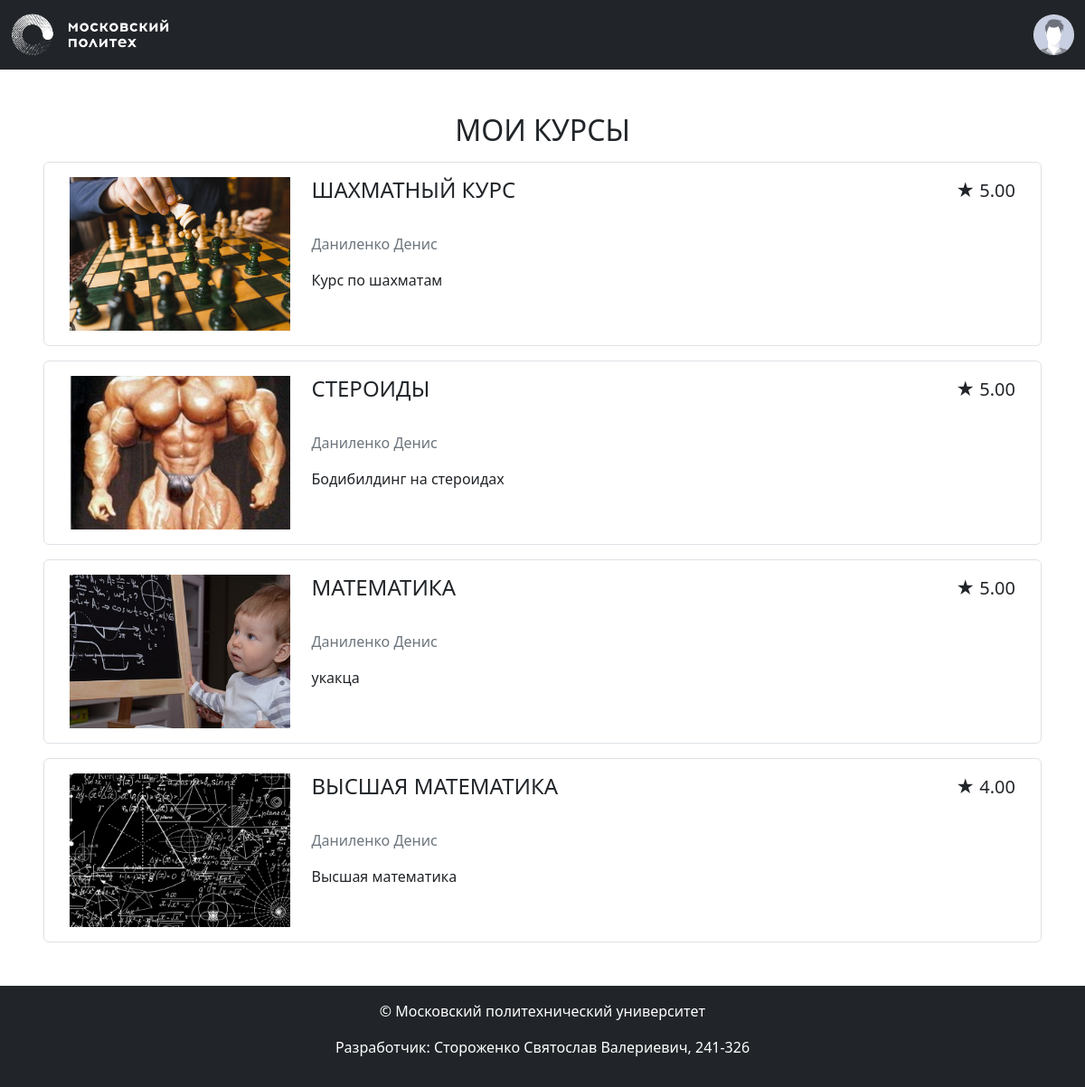
The page /courses/my (signed in) on the database its author committed.
### models.py (models this page shows, shortened)
class Base(DeclarativeBase):
  metadata = MetaData(naming_convention={
        "ix": 'ix_%(column_0_label)s',
        "uq": "uq_%(table_name)s_%(column_0_name)s",
        "ck": "ck_%(table_name)s_%(constraint_name)s",
        "fk": "fk_%(table_name)s_%(column_0_name)s_%(referred_table_name)s",
        "pk": "pk_%(table_name)s"
    })

class Course(Base):
    __tablename__ = 'courses'
    id: Mapped[int] = mapped_column(primary_key=True)
    name: Mapped[str] = mapped_column(String(100))
    short_desc: Mapped[str] = mapped_column(Text)
    full_desc: Mapped[str] = mapped_column(Text)
    rating_sum: Mapped[int] = mapped_column(default=0)
    rating_num: Mapped[int] = mapped_column(default=0)
    category_id: Mapped[int] = mapped_column(ForeignKey("categories.id"))
    author_id: Mapped[int] = mapped_column(ForeignKey("users.id"))
    background_image_id: Mapped[str] = mapped_column(ForeignKey("images.id"))
    created_at: Mapped[datetime] = mapped_column(default=datetime.now)
    author: Mapped["User"] = relationship()
    category: Mapped["Category"] = relationship(lazy=False)
    bg_image: Mapped["Image"] = relationship()
    reviews: Mapped[List["Review"]] = relationship(back_populates="course", cascade="all, delete-orphan")
    @property
    def rating(self):
        if self.rating_num > 0:
            return self.rating_sum / self.rating_num
        return 0

class User(Base, UserMixin):
    __tablename__ = 'users'
    id: Mapped[int] = mapped_column(primary_key=True)
    first_name: Mapped[str] = mapped_column(String(100))
    last_name: Mapped[str] = mapped_column(String(100))
    middle_name: Mapped[Optional[str]] = mapped_column(String(100))
    login: Mapped[str] = mapped_column(String(100), unique=True)
    password_hash: Mapped[str] = mapped_column(String(200))
    created_at: Mapped[datetime] = mapped_column(default=datetime.now)
    @property
    def full_name(self):
        return ' '.join([self.last_name, self.first_name, self.middle_name or ''])

### courses.py (the view)
@bp.route('/my')
@login_required
def my_courses():
    courses = db.session.execute(
        db.select(Course).filter_by(author_id=current_user.id)
    ).scalars().all()
    return render_template('courses/my_courses.html', courses=courses)

### auth.py (called while the page is built)
def load_user(user_id):
    user = db.session.execute(db.select(User).filter_by(id=user_id)).scalar()
    return user

### templates/courses/my_courses.html (shortened to what this page needs)
{% extends 'base.html' %}
{% block content %}
<div class="containter">
    <div class="m-5">
        <h2 class="mb-3 text-center text-uppercase font-weight-bold">Мои курсы</h2>
        {% if courses %}
        <div class="courses-list container-fluid mt-3 mb-3">
            {% for course in courses %}
            <div class="row p-3 border rounded mb-3" data-url="{{ url_for('courses.show', course_id=course.id) }}">
                <div class="col-md-3 mb-3 mb-md-0 d-flex align-items-center justify-content-center">
                    <div class="course-logo"
                        style="background-image: url({{ url_for('image', image_id=course.background_image_id) }});">
                    </div>
                </div>
                <div class="col-md-9 align-items-center">
                    <div class="d-flex">
                        <h4 class="text-uppercase">{{ course.name }}</h4>
                        <p class="ms-auto rating fs-5">
                            <span>★</span> <span>{{ "%.2f" | format(course.rating) }}</span>
                        </p>
                    </div>
                    <p class="text-muted my-3">{{ course.author.full_name }}</p>
                    <p>{{ course.short_desc | truncate(200) }}</p>
                </div>
            </div>
            {% endfor %}
        </div>
        {% endif %}
    </div>
</div>
{% endblock %}

### static/styles.css (style rules this page uses)
.course-logo { min-width: 170px; width: 100%; height: 170px; background-repeat: no-repeat; background-position: center; background-size: cover; }
.rating { font-size: 24px; }

### rows shown on the page
Course: background_image (picture), name "ШАХМАТНЫЙ КУРС", rating "5.00", author.full_name "Даниленко Денис", short_desc "Курс по шахматам"
Course: background_image (picture), name "СТЕРОИДЫ", rating "5.00", author.full_name "Даниленко Денис", short_desc "Бодибилдинг на стероидах"
Course: background_image (picture), name "МАТЕМАТИКА", rating "5.00", author.full_name "Даниленко Денис", short_desc "укакца"
Course: background_image (picture), name "ВЫСШАЯ МАТЕМАТИКА", rating "4.00", author.full_name "Даниленко Денис", short_desc "Высшая математика"
